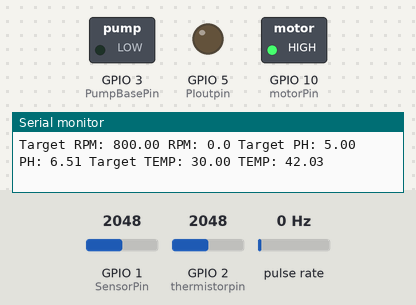
Simulated run of this sketch. Board: ESP32-S3. Shown: switched loads named in the sketch (green lamp = pin HIGH), output pins drawn as LEDs (lit = HIGH), the last lines printed to the serial monitor. Wiring (inferred from the names in the program): pulse sensor: data GPIO 4. Inputs (shaded band) come from the test bench; at power-on: GPIO 2 (thermistorpin) = 2048, GPIO 1 (SensorPin) = 2048, pulse rate 0 Hz (analog values on the 0–4095 scale). Pins used as bus, display or sensor lines are not drawn.

Above: at 1.2 s.
1.3 s: GPIO 2 (thermistorpin) set to 2866
At 1.9 s:
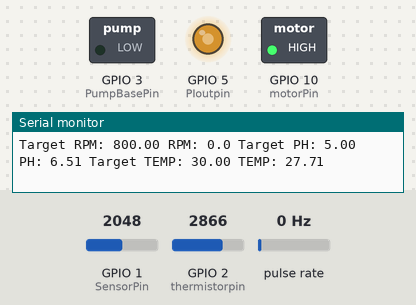
2.8 s: GPIO 1 (SensorPin) set to 3031
5.8 s: GPIO 1 (SensorPin) set to 3147
7.3 s: GPIO 2 (thermistorpin) set to 0
At 8.6 s:
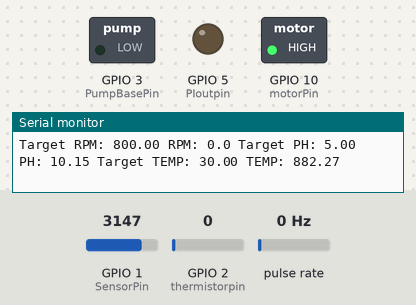
Timing chart, 0 to 10.3 s (numbered marks = the images above; inputs shaded):
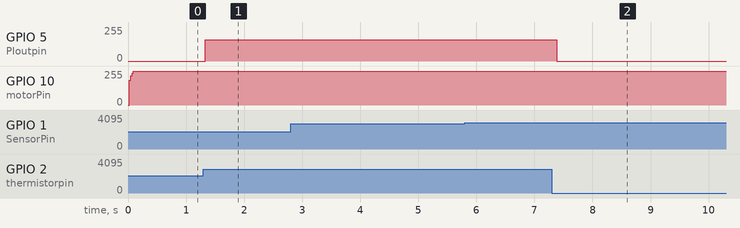

The sketch:

ArduinoNano.ino
```cpp
#include <Wire.h>

#define I2C_ADDR 0x08
String receivedData = "";

float adcVoltage = 0.0;

// Current Measurements
float meanmeasuredRPM = 0.0;
float pH = 0.0;
float Theat = 0.0;

// Target Setpoints
float targetRPM = 800.0;   // SET TARGET RPM
float targetPH = 5.0; // SET TARGET PH
float targetTemp = 30; // SET TARGET TEMP

// Stirring Constants and Variables
const float Kv = 225.0;
const float T = 0.15;
const float Npulses = 70.0;
const float wn = 1.0 / T;
const float zeta = 1.0;
const float wo = 1.0 / T;
const float Kp = 0.0040;
const float Ki = 0.0267;
const float freqToRPM = 60.0 / Npulses;
const byte encoderPin = 4;    // Hall sensor output
const byte motorPin   = 10;   // PWM output to MOSFET gate
volatile unsigned int pulseCount = 0;
float freq = 0.0;
float new_freq = 0.0;
float measuredRPM = 0.0;

float error = 0.0;
float integralError = 0.0;
float deltaT = 0.01;      // 10 ms fixed loop time
int motorPWM = 0;
unsigned long lastLoopTime = 0;


// pH Constants and Variables
#define SensorPin A0

bool pumpRunning = false;
unsigned long pumpStartTime = 0;
int pumpDuration = 0;
int activePumpPin = -1;

// Calibration values
float V10 = 2.50;   // Voltage in pH 10 buffer
float V4  = 1.04;  // Voltage in pH 4 buffer

float slope, intercept;
const int PumpAcidPin = D3;   // lowers pH
const int PumpBasePin = D2;   // raises pH
int lastState = -1; // -1 = no previous state

float lowerThreshold = targetPH - 0.5;
float upperThreshold = targetPH + 0.5;

unsigned long lastActionTime = 0;
bool waitingPeriod = false;

bool firstPrimeDone = false;

unsigned long lastPHPrint = 0;
const unsigned long PH_PRINT_INTERVAL = 1000; // 1 second

// Heating Constants and Variables
// ===== Thermistor settings =====
const byte thermistorpin = A1;
const float Vcc = 5.0;
const float R = 10000;
const float Ro = 10000;
const float To = 25;
const float beta = 3700;

// Add calibration offset (thermistor reads +1°C too high)
const float T_offset = -1.0;   // Corrects temperature reading

// PWM settings
const int PIoutpin = 5;
const int pwmChannel = 0;
const int pwmFreq = 7800;
const int pwmRes = 10;

// Power limit settings
const float supplyPower = 48.0;
const float maxHeaterPower = 30.0;
const int PWM_MAX = (int)(1023.0 * (maxHeaterPower / supplyPower));

// PI Controller

const float ki = 0.02;

// Gains for scheduling:
const float kp_high = 2500;  // aggressive when far below setpoint
const float kp_low  = 800;   // gentle when near setpoint
float kp;

float Vadc, Vreal, Rth, deltat, Te;
float KIInt = 0;

long currtime, prevtime, T1;
int HeaterPower;


void receiveEvent(int bytes) {
  receivedData = "";
  while (Wire.available()) {
    receivedData += (char)Wire.read();
  }
}

void parseCommand(String cmd) {
  cmd.trim();

  if (cmd.startsWith("SET_RPM")) {
    targetRPM = cmd.substring(7).toFloat();
    return;
  }

  if (cmd.startsWith("SET_PH")) {
    targetPH = cmd.substring(6).toFloat();
    return;
  }

  if (cmd.startsWith("SET_TEMP")) {
    targetTemp = cmd.substring(8).toFloat();
    return;
  }
}

void requestEvent() {
  String response = "";
  response += String(meanmeasuredRPM, 1);
  response += ",";
  response += String(pH, 2);
  response += ",";
  response += String(Theat, 2);

  Wire.write(response.length()); // send length first

  for (int i = 0; i < response.length(); i++) {
    Wire.write(response[i]);
  }
}

// Stirring functions
void IRAM_ATTR onPulse() {
  pulseCount++;
}

void updateStirring() {
  unsigned long now = micros();

  // Run every 10 ms exactly
  if (now - lastLoopTime >= 10000) {
    lastLoopTime += 10000;

    // Read pulses counted in 10ms window
    unsigned int count = pulseCount;
    pulseCount = 0;

    // pulses per second (Hz)
    new_freq = count * 100.0;   // because (count / 0.01s)
    freq = 0.75f * freq + 0.25f * new_freq; // Take 75% of the old frequency, add 25% of the new measured frequency.

    // Convert to RPM
    measuredRPM = freq * freqToRPM;

    // PI Controller
    meanmeasuredRPM = 0.1 * measuredRPM + 0.9 * meanmeasuredRPM;

    error = targetRPM - meanmeasuredRPM;

    integralError += Ki * error * deltaT;
    integralError = constrain(integralError, 0, 5);  // anti-windup

    float voltage = Kp * error + integralError;
    voltage = constrain(voltage, 0, 5);

    motorPWM = round((voltage / 5.0) * 255.0);
    motorPWM = constrain(motorPWM, 0, 255);

    analogWrite(motorPin, motorPWM);

    // Debugging Output
   /* Serial.print("Target RPM:");
    Serial.print(targetRPM);
    Serial.print(" | Measured RPM:");
    Serial.println(meanmeasuredRPM); */
  }
}


// pH Functions
float readPH() {
  long sumADC = 0;

  // Take 10 fast readings
  for (int i = 0; i < 10; i++) {
    sumADC += analogRead(SensorPin);
    //delay(5); // FIX THIS maybe? because stirring still okay,
  }

  float adcValue = sumADC / 10.0;  // average

  // Convert ADC to voltage (no divider in your code)
  adcVoltage = adcValue * (3.3 / 4095.0);

  // Compute calibrated pH
  float pHValue = slope * adcVoltage + intercept;

  return pHValue;
}

void startPump(int pin, int duration_ms) {
  pumpRunning = true;
  pumpStartTime = millis();
  pumpDuration = duration_ms;
  activePumpPin = pin;

  digitalWrite(pin, HIGH);
  Serial.print("Pump ON (pin ");
  Serial.print(pin);
  Serial.println(")");
}

void updatepH() {
  // Non-blocking pump shutdown
if (pumpRunning) {
    if (millis() - pumpStartTime >= pumpDuration) {
        digitalWrite(activePumpPin, LOW);
        pumpRunning = false;
        Serial.print("Pump OFF (pin ");
        Serial.print(activePumpPin);
        Serial.println(")");
    }

    return;
}

  pH = readPH();  // smoothed pH value

  // Print pH only every 1 second
  if (millis() - lastPHPrint >= PH_PRINT_INTERVAL) {
    lastPHPrint = millis();
    /*Serial.print("pH: ");
    Serial.println(pH, 2); */
  }

  // COOL DOWN (15 seconds)
  if (waitingPeriod) {
    if (millis() - lastActionTime < 15000) {
      return;   // still cooling down
    } else {
      waitingPeriod = false;
      Serial.println("Cooldown finished — resuming control.");
    }
  }

  // FIRST 4s PRIMING
  if (!firstPrimeDone) {
    Serial.println("Performing first-time 4s priming...");

    if (pH < lowerThreshold) {
      startPump(PumpBasePin, 4000);
waitingPeriod = true;
lastActionTime = millis();
firstPrimeDone= true;
return;
    }

    else if (pH > upperThreshold) {
      startPump(PumpAcidPin, 4000);
waitingPeriod = true;
lastActionTime = millis();
firstPrimeDone = true;
return;

    }
    else {
      Serial.println("pH inside range — skipping priming.");
    }

    firstPrimeDone = true;
    waitingPeriod = true;
    lastActionTime = millis();
    return;
  }


  // BANG-BANG CONTROL (1 sec pump)
int currentState = -1;

if (pH < lowerThreshold) {
    currentState = 0;

    if (lastState != currentState) {
        Serial.println("pH LOW → Adding base (1s)");
    }

    startPump(PumpBasePin, 1000);
    waitingPeriod = true;
    lastActionTime = millis();
}
else if (pH > upperThreshold) {
    currentState = 1;

    if (lastState != currentState) {
        Serial.println("pH HIGH → Adding acid (1s)");
    }

    startPump(PumpAcidPin, 1000);
    waitingPeriod = true;
    lastActionTime = millis();
}
else {
    currentState = 2;

    if (lastState != currentState) {
        Serial.println("pH within range — no pumping.");
    }
}

lastState = currentState;

}


// Heating Functions
void updateHeating() {
  currtime = micros();

  if (currtime - T1 >= 100000) {  // 100 ms loop
    deltat = (currtime - prevtime) * 1e-6;
    prevtime = currtime;
    T1 = currtime;

    // Read thermistor
    Vadc = analogRead(thermistorpin) * (3.3 / 4095.0);
    Vreal = Vadc;

    Rth = R * (Vreal / (Vcc - Vreal));
    if (Rth < 1) Rth = 1;

    // Calculate temperature
    Theat = (To + 273.15) * beta / (beta + (To + 273.15) * log(Rth / Ro)) - 273.15;

    // Apply calibration offset here
    Theat += T_offset;

    // Temperature error
    Te = targetTemp - Theat;

    // Gain Scheduling
    if (Theat < 27.0) kp = kp_high;  // heat fast
    else          kp = kp_low;   // slow approach

    // Anti-windup
    float Pterm = kp * Te;
    float PI_unlimited = Pterm + KIInt;

    if (PI_unlimited > 0 && PI_unlimited < 30) {
      KIInt += ki * Te * deltat;
    }

    // Clamp integral
    if (KIInt < 0) KIInt = 0;
    if (KIInt > 30) KIInt = 30;

    // Final PI Output
    float PIoutput = Pterm + KIInt;
    PIoutput = constrain(PIoutput, 0, 30);

    HeaterPower = (int)(PIoutput * (1023.0 / 30.0));
    HeaterPower = constrain(HeaterPower, 0, PWM_MAX);

    ledcWrite(pwmChannel, HeaterPower);

    // ----- Serial Output -----
   /* Serial.print(" Measured Temp = ");
    Serial.print(Theat);
    Serial.print("targetTemp = ");
    Serial.println(targetTemp);
    Serial.print(" C | PWM = ");
    Serial.print(HeaterPower);
    Serial.print(" | KP = ");
    Serial.print(kp);
    Serial.print(" | INT = ");
    Serial.println(KIInt); */
  }
}


//       Setup
void setup() {
  Serial.begin(115200);

  Wire.begin(I2C_ADDR);
  Wire.onReceive(receiveEvent);
  Wire.onRequest(requestEvent);

  pinMode(encoderPin, INPUT_PULLUP);
  pinMode(motorPin, OUTPUT);

  pinMode(PumpAcidPin, OUTPUT);
  pinMode(PumpBasePin, OUTPUT);

  pinMode(thermistorpin, INPUT);
  pinMode(PIoutpin, OUTPUT);

// Stirring setup
  attachInterrupt(digitalPinToInterrupt(encoderPin), onPulse, RISING);
  analogWrite(motorPin, 0);
  lastLoopTime = micros();

// pH setup
  analogReadResolution(12);
  digitalWrite(PumpAcidPin, LOW);
  digitalWrite(PumpBasePin, LOW);
  slope = (10.00 - 4.00) / (V10 - V4);
  intercept = 10.00 - slope * V10;

// Heating setup
  analogReadResolution(12);
  analogSetAttenuation(ADC_11db);
  ledcSetup(pwmChannel, pwmFreq, pwmRes);
  ledcAttachPin(PIoutpin, pwmChannel);
  prevtime = micros();
  T1 = prevtime;
}


void loop() {
  updateStirring();
  updatepH();
  updateHeating();

  Serial.print("Target RPM: ");
  Serial.print(targetRPM);
  Serial.print(" RPM: ");
  Serial.print(meanmeasuredRPM, 1);
  Serial.print(" Target PH: ");
  Serial.print(targetPH);
  Serial.print(" PH: ");
  Serial.print(pH, 2);
  Serial.print(" Target TEMP: ");
  Serial.print(targetTemp);
  Serial.print(" TEMP: ");
  Serial.println(Theat);
  /*Serial.print(pH);
  Serial.println(adcVoltage); */

  if (receivedData.length() > 0) {
  parseCommand(receivedData);
  receivedData = "";
}
}
```

Measured:
- after the input at 1.3 s, GPIO 5 (PIoutpin): 0/255 → 159/255 at once
- after the input at 7.3 s, GPIO 5 (PIoutpin): 159/255 → 0/255 after 0.09 s
